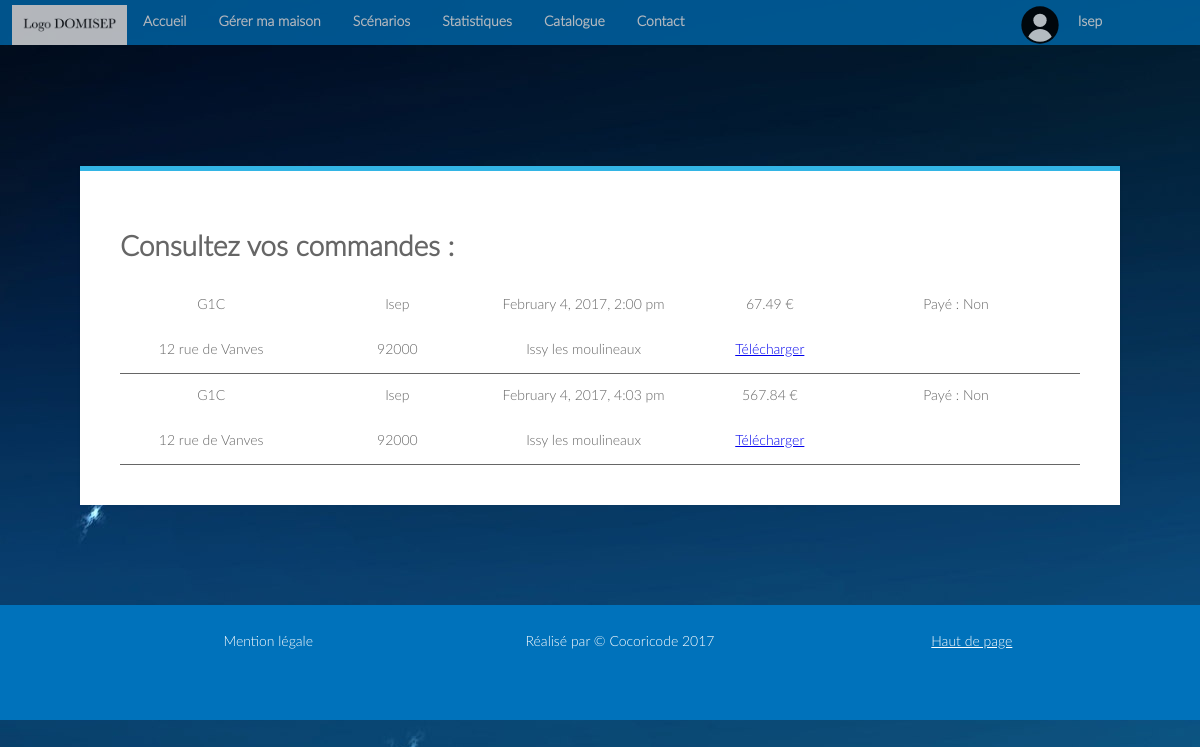
The app's page /index.php?page=cmdclient (signed in) with its own data.
### tables this page shows
CREATE TABLE `Commande` (
  `Id` int(10) NOT NULL,
  `Id_Utilisateur` int(10) NOT NULL,
  `Nom` varchar(30) NOT NULL,
  `Prenom` varchar(30) NOT NULL,
  `Adresse` varchar(200) NOT NULL,
  `CodePostal` varchar(10) NOT NULL,
  `Ville` varchar(20) NOT NULL,
  `Date` varchar(50) NOT NULL,
  `Prix` varchar(10) NOT NULL,
  `Payement` varchar(10) NOT NULL
);

### Vue/cmdclient.php (the view, shortened to what this page needs)
<?php
include 'Modele/connexion_bdd.php';
$iduser = $_SESSION['id'];
?>
<div class = "module3">
<div class="module form-block">
	<h1>Consultez vos commandes : </h1>
	<?php
		$req = $mysqli -> query("SELECT * FROM Commande WHERE Id_Utilisateur = '$iduser'");
while($don = $req->fetch_array(MYSQLI_ASSOC)){
	?>
	<div class ="commandes">
	<div class = "panier" style="cursor:pointer" onclick ='affich("<?php echo $don['Id'] ?>")'>
				<p class = "nom"><?php echo $don['Nom'] ?></p>
				<p class = "nom"><?php echo $don['Prenom'] ?></p>
				<p class = "date"><?php echo $don['Date'] ?></p>
				<p class = "prix"><?php echo $don['Prix'] ?> €</p>
				<p class = "nom">Payé : <?php echo $don['Payement'] ?></p>
				<p class = "adresse"><?php echo $don['Adresse'] ?></p>
				<p class = "codepostal"><?php echo $don['CodePostal'] ?></p>
				<p class = "ville"><?php echo $don['Ville'] ?></p>
				<p><a href="Vue/pdf.php?cmd=<?php echo $don['KeyCom'] ?>" download="">Télécharger</a></p>
	</div>
</div>
<?php
}
	?>
</div>
</div>

### Vue/style.css (style rules this page uses)
body { font-family: LatoLight; margin: 0; padding: 0; background-image: url('Vue/background.jpg'); background-size: 100%; height: 100%; }
body { background: #e9e9e9; background-image:url(background.jpg); color: #666666; font-size: 14px; -webkit-font-smoothing: antialiased; -moz-osx-font-smoothing: grayscale; }
.module3 { position: relative; padding-top: 8%; width: 100%; height : 100%; margin-bottom : 100px; }
.module3 .panier { border-bottom: solid; border-width: 0.5px; }
.module3 .panier a { text-align: center; }
.module3 .panier p { display: inline-block; width: 19%; text-align: center; }
.form-block { position: relative; background: #ffffff; max-width: 80%; border-top: 5px solid #33b5e5; box-shadow: 0 0 3px rgba(0, 0, 0, 0.1); margin: 0 auto; padding: 40px; }

### records on screen
commande: Nom "G1C", Prenom "Isep", Date "February 4, 2017, 2:00 pm", Prix "67.49", Payement "Non", Adresse "12 rue de Vanves", CodePostal "92000", Ville "Issy les moulineaux"
commande: Nom "G1C", Prenom "Isep", Date "February 4, 2017, 4:03 pm", Prix "567.84", Payement "Non", Adresse "12 rue de Vanves", CodePostal "92000", Ville "Issy les moulineaux"

### other values on screen
$_SESSION['prenom'] "Isep"
